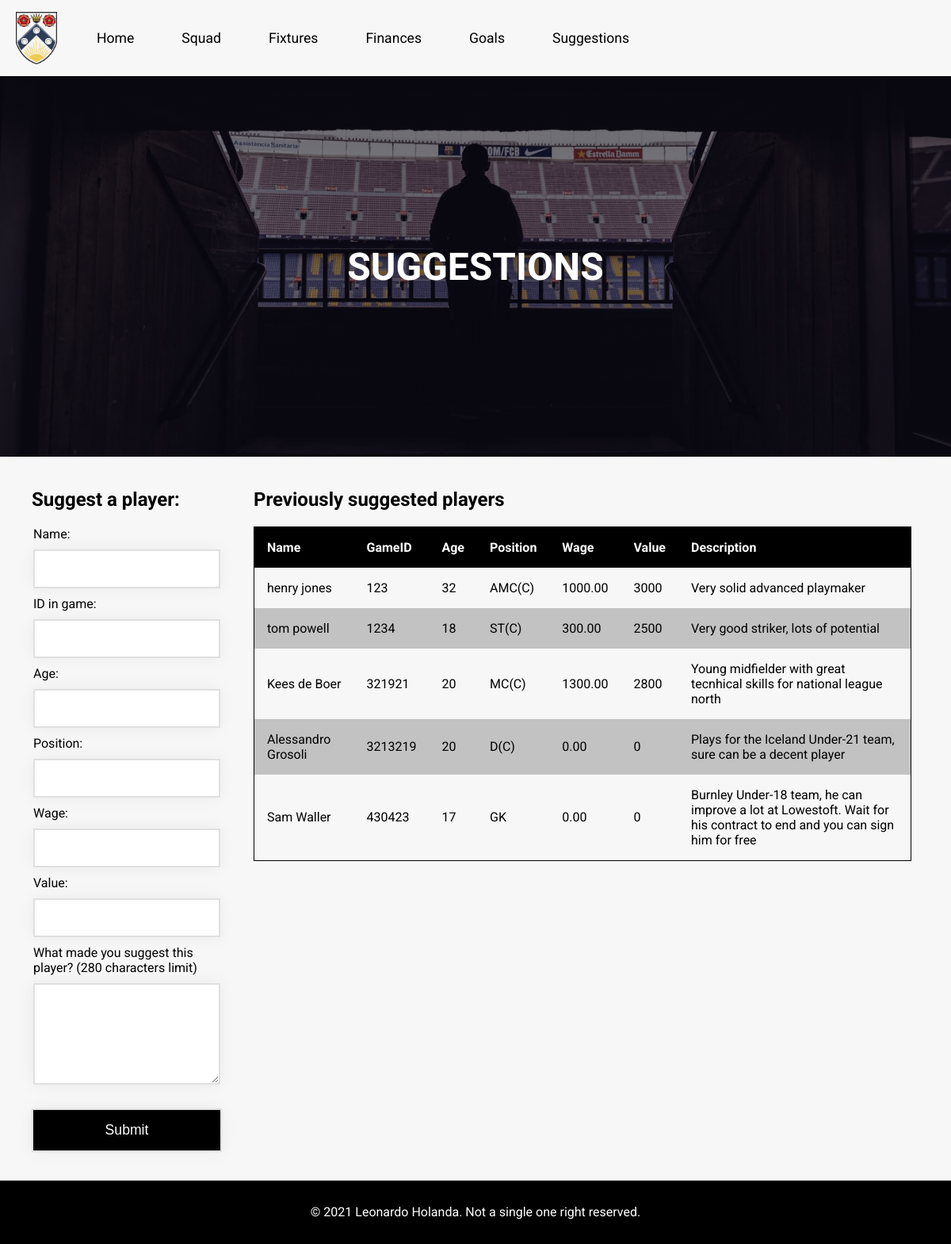
The app's page /suggestions, older data.
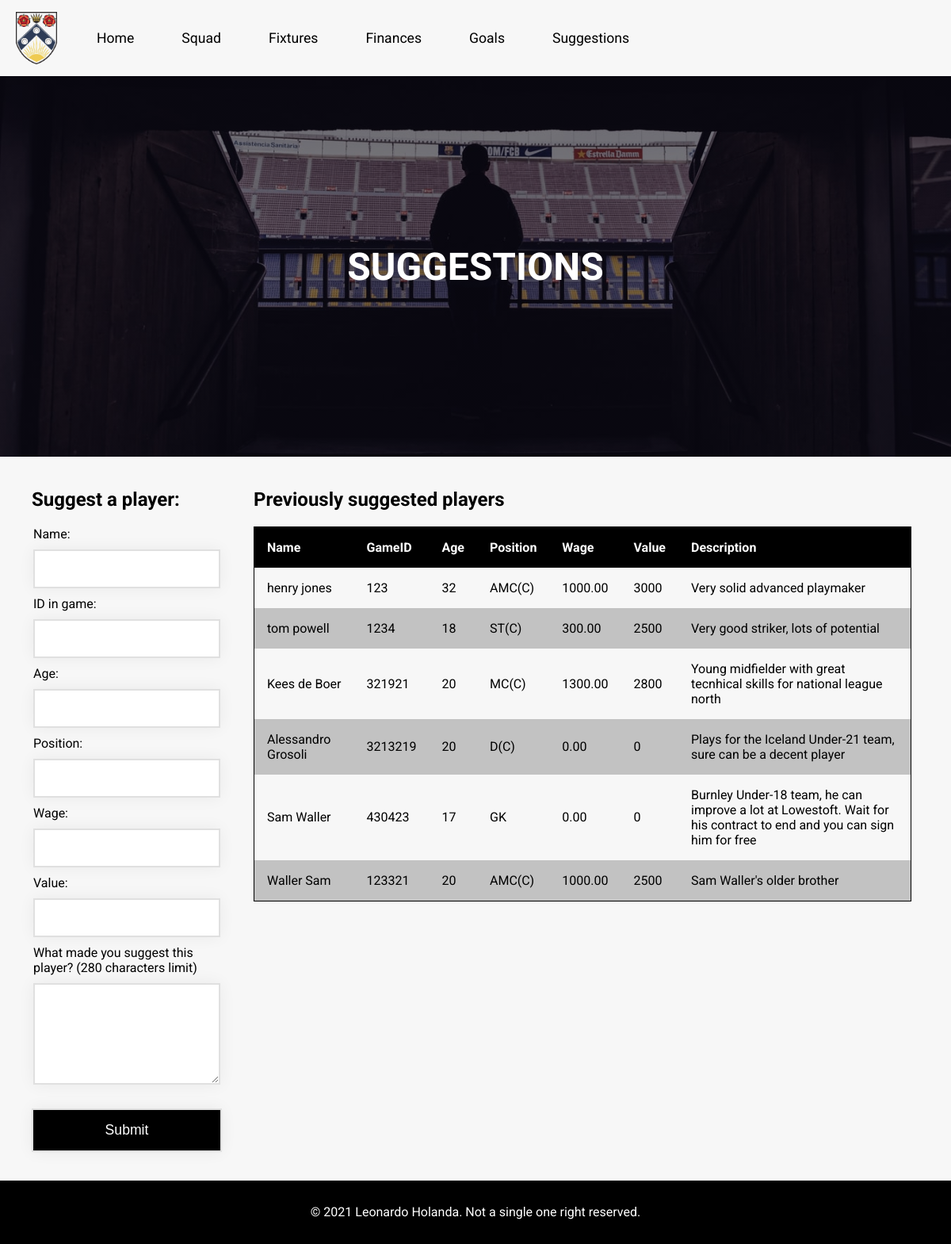
The same page, newer data.
### hoofball/models.py (models this page shows)
class Player(models.Model):
    name = models.CharField(max_length=50)
    gameID = models.IntegerField()
    age = models.IntegerField()
    position = models.CharField(max_length=25)
    wage = models.DecimalField(max_digits=9, decimal_places=2)
    value = models.IntegerField()
    description = models.TextField(max_length=280)

### hoofball/views.py (the view)
# urls.py: path('suggestions', views.suggestions, name='suggestions'),
def suggestions(request):
    players = Player.objects.all()
    return render(request, 'hoofball/suggestions.html', {'all_players': players})

### hoofball/templates/hoofball/suggestions.html (shortened to what this page needs)
{% extends "./base.html" %}
{% load static %}
{% block content %}
  <div class="content-banner suggestions-banner">
    <div class="content-banner-text">
      <h2>SUGGESTIONS</h2>
    </div>
  </div>
  <section class="suggestion-container">
    <div class="suggestion-form">
      <h2>Suggest a player:</h2>
      {% include "./forms/player_form.html" %}
    </div>
  </section>
  <div class="previously-suggested-container">
    <h2>Previously suggested players</h2>
    <table id="suggestions_table" style="border: 1px solid black">
      <tr>
        <th onclick="sortTable(0)">Name</th>
        <th onclick="sortTable(1)">GameID</th>
        <th onclick="sortTable(2)">Age</th>
        <th onclick="sortTable(3)">Position</th>
        <th onclick="sortTable(4)">Wage</th>
        <th onclick="sortTable(5)">Value</th>
        <th onclick="sortTable(6)">Description</th>
      </tr>
      {% for player in all_players %}
      <tr>
        <td>{{ player.name }}</td>
        <td>{{ player.gameID }}</td>
        <td>{{ player.age }}</td>
        <td>{{ player.position }}</td>
        <td>{{ player.wage }}</td>
        <td>{{ player.value }}</td>
        <td>{{ player.description }}</td>
      </tr>
      {% endfor %}
    </table>
  </div>
{% endblock %}

### hoofball/templates/hoofball/base.html (shortened to what this page needs)
{% load static %}
<html lang="en">
<head>
    <link rel="stylesheet" type="text/css" href="{% static 'hoofball/styles/main.css' %}">
    <link rel="stylesheet" type="text/css" href="{% static 'hoofball/styles/header.css' %}">
    <link rel="stylesheet" type="text/css" href="{% static 'hoofball/styles/footer.css' %}">
    <link rel="stylesheet" type="text/css" href="{% static 'hoofball/styles/comment.css' %}">
    <link rel="stylesheet" type="text/css" href="{% static 'hoofball/styles/content.css' %}">
    <link rel="stylesheet" type="text/css" href="{% static 'hoofball/styles/suggestions.css' %}">
</head>
<body>
  <header>
    <nav>
      <a href="{% url 'index' %}"><img src="{% static '/hoofball/images/badge.png' %}" width="52" height="66"></a>
      <ul>
        <li><a href="{% url 'index' %}">Home</a></li>
        <li><a href="{% url 'squad' %}">Squad</a></li>
        <li><a href="{% url 'fixtures' %}">Fixtures</a></li>
        <li><a href="{% url 'finances' %}">Finances</a></li>
        <li><a href="{% url 'goals' %}">Goals</a></li>
        <li><a href="{% url 'suggestions' %}">Suggestions</a></li>
      </ul>
    </nav>
  </header>
    <div class="content-container">
        {% block content %}{% endblock %}
    </div>
    <footer>© 2021 Leonardo Holanda. Not a single one right reserved.</footer>
</body>
</html>

### hoofball/templates/hoofball/forms/player_form.html (shortened to what this page needs)
<form name="suggestion_form" action="{% url 'new_player' %}" method="post" onsubmit="return validateForm()">
    <fieldset>
      <label>Name:</label>
      <input type="text" id="name" name="name">
    </fieldset>
    <fieldset>
      <label>ID in game:</label>
      <input type="number" id="gameID" name="gameID">
    </fieldset>
    <fieldset>
      <label>Age:</label>
      <input type="number" id="age" name="age">
    </fieldset>
    <fieldset>
      <label>Position:</label>
      <input type="text" id="position" name="position">
    </fieldset>
    <fieldset>
      <label>Wage:</label>
      <input type="number" id="wage" name="wage">
    </fieldset>
    <fieldset>
      <label>Value:</label>
      <input type="number" id="value" name="value">
    </fieldset>
    <fieldset>
      <label>What made you suggest this player? (280 characters limit)</label>
      <textarea maxlength=280 required id="description" name="description"></textarea>
    </fieldset>
    <input class="suggestion-submit" type="submit" value="Submit">
</form>

### hoofball/static/hoofball/styles/main.css (style rules this page uses)
body { background: #f7f7f7; font-family: 'Roboto', sans-serif; margin: 0; }
* { box-sizing:border-box; }

### hoofball/static/hoofball/styles/header.css (style rules this page uses)
nav { display: flex; align-items: center; align-content: center; flex-direction: row; height: 6rem; width: 100%; box-shadow: 0 0 25px 0 rgba(0, 0, 0, 0.1); }
nav ul { height: 100%; display: flex; align-items: center; margin: 0px; padding: 0px; }
nav a { margin: 0px 20px 0px 20px; }
nav li { display: flex; align-items: center; justify-content: center; height: 100%; transition: 0.4s; }
nav li a { font-size: 1.1rem; text-decoration: none; color: inherit; margin: 0px 20px 0px 20px; padding: 10px; }

### hoofball/static/hoofball/styles/footer.css (style rules this page uses)
footer { display: flex; align-items: center; justify-content: center; background: black; color: white; height: 5rem; }

### hoofball/static/hoofball/styles/content.css (style rules this page uses)
.content-container { display: grid; grid-template-columns: [start] 1fr [start-center] 2fr [end-center] 1fr [end]; grid-template-rows: 1fr; }
section { display: flex; flex-direction: column; align-items: center; grid-column-start: start-center; margin: 20px; }
.suggestions-banner { background-image: linear-gradient(rgba(0, 0, 0, 0.5), rgba(0, 0, 0, 0.5)), url("../images/suggestions_banner.jpeg"); }
.content-banner { display: flex; align-items: center; justify-content: center; grid-column: start; grid-column-end: end; height: 30rem; background-position: center; background-repeat: no-repeat; background-size: cover; position: relative; }
.content-banner-text { text-align: center; font-family: 'Josefin Sans', sans-serif; font-size: 2rem; color: white; }

### hoofball/static/hoofball/styles/suggestions.css (style rules this page uses)
.suggestion-container { grid-column: start; grid-column-end: start-center; }
.previously-suggested-container { margin: 20px 50px 20px 20px; grid-column: start-center; grid-column-end: end; }
fieldset { border: 0px; padding: 0px; margin-bottom: 10px; }
.suggestion-form { margin: 0px 0px 0px 20px; }
.suggestion-form input { padding: 15px; width: 100%; margin: 10px 0px 0px 0px; border: 2px solid #E0E0E0; box-shadow: 0 0 20px 0 rgba(0, 0, 0, 0.06); }
.suggestion-form textarea { height: 8rem; width: 100%; padding: 15px; margin: 10px 0; border: 2px solid #E0E0E0; box-shadow: 0 0 20px 0 rgba(0, 0, 0, 0.06); }
.suggestion-submit { font-size: 1.1rem; background: black; color: white; cursor: pointer; transition: 0.4s; }
table { width: 100%; border-collapse: collapse; }
td, th { padding: 1rem; text-align: left; }
th { background: black; color: white; }
tr:nth-child(odd) { background: #c2c2c2; }

Row changes from the older to the newer data that the page shows:
added Player: name "Waller Sam", gameID "123321", age "20", position "AMC(C)", wage "1000.00", value "2500", description "Sam Waller's older brother"
